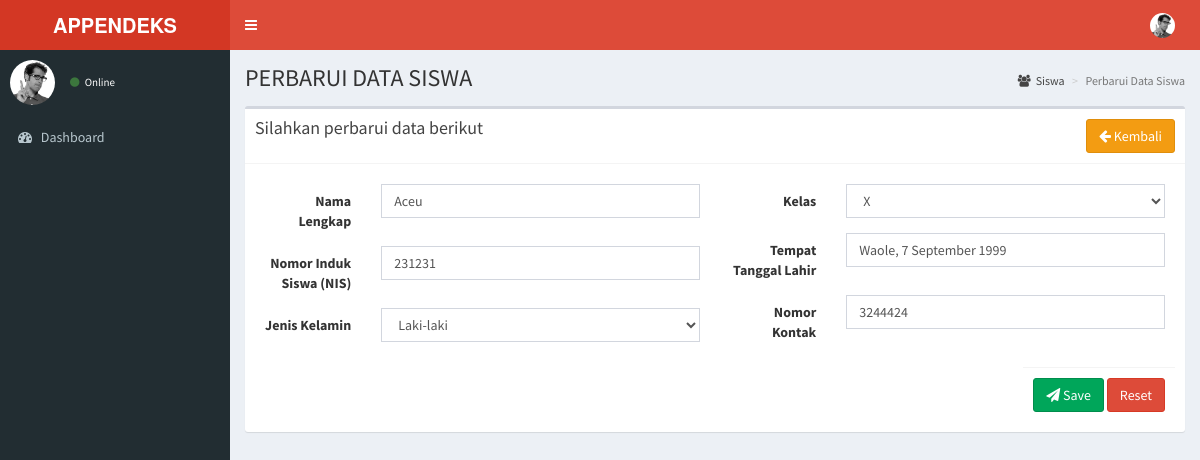
/siswa/edit/1, run on the app's committed database.
### tables this page shows
CREATE TABLE `siswa` (
  `id_siswa` int(3) NOT NULL,
  `id_level` int(2) NOT NULL DEFAULT 3,
  `nama_siswa` varchar(30) NOT NULL,
  `nis` varchar(20) NOT NULL,
  `jurusan` enum('IPA-1','IPA-2','IPS-1','IPS-2') NOT NULL,
  `kelas` enum('X','XI','XII') NOT NULL,
  `jenis_kelamin` enum('Laki-laki','Perempuan') NOT NULL,
  `ttl` text NOT NULL,
  `no_hp` int(13) NOT NULL,
  `username` varchar(10) NOT NULL,
  `password` text NOT NULL
);

### application/libraries/Template.php (called while the page is built)
<?php
class Template {
    var $template_data = array();
    function set($name, $value) {
        $this->template_data[$name] = $value;
    }
    function load($template = '', $view = '', $view_data = array(), $return = FALSE) {
        $this->CI = &get_instance();
        $this->set('contents', $this->CI->load->view($view, $view_data, TRUE));
        return $this->CI->load->view($template, $this->template_data, $return);
    }
}

### application/controllers/Siswa.php (called while the page is built, shortened)
<?php
class Siswa extends CI_Controller {
    public function edit($id) {
        $this->form_validation->set_rules('nama_siswa', 'Nama', 'required|min_length[3]');
        $this->form_validation->set_rules('nis', 'Nis', 'required');
        $this->form_validation->set_rules('jenis_kelamin', 'Jenis Kelamin', 'required');
        $this->form_validation->set_rules('kelas', 'Kelas', 'required');
        $this->form_validation->set_rules('ttl', 'TTL', 'required');
        $this->form_validation->set_rules('no_hp', 'No Hp', 'required');
        $this->form_validation->set_message('required', '%s tidak boleh kosong');
        $this->form_validation->set_message('min_length', '{field} minimal 3 karakter');
        $this->form_validation->set_message('is_unique', '{field} telah digunakan');
        $this->form_validation->set_error_delimiters('<span class="help-block">', '</span>');
        if ($this->form_validation->run() == FALSE) {
            $query = $this->siswa_model->get($id);
            if ($query->num_rows() > 0) {
                $data['row'] = $query->row();
                $this->template->load('template', 'siswa/siswa_edit', $data);
            } else {
                echo "<script>alert('data tidak ditemukan');</script>";
                redirect('siswa');
            }
        } else {
            $post = $this->input->post(null, TRUE);
            $this->siswa_model->edit($post);
            if ($this->db->affected_rows() > 0) { echo "<script>alert('data berhasil di simpan');</script>"; }
            redirect('siswa');
        }
    }
}

### index.php (called while the page is built, shortened)
<?php
require_once BASEPATH.'core/CodeIgniter.php';

### application/models/Siswa_model.php (called while the page is built, shortened)
<?php
class Siswa_model extends CI_Model {
    public function get($id = null) {
        $this->db->from('siswa')->join('level', 'level.id_level = siswa.id_level');
        if ($id != null) { $this->db->where('id_siswa', $id); }
        $query = $this->db->get();
        return $query;
    }
}

### application/views/siswa/siswa_edit.php (the view, shortened to what this page needs)
<section class="content-header">
    <h1>PERBARUI DATA SISWA</h1>
    <ol class="breadcrumb">
        <li><a href="#"><i class="fa fa-users"></i>Siswa</a></li>
        <li class="active">Perbarui Data Siswa</li>
    </ol>
</section>
<section class="content">
    <div class="box">
        <div class="box-header with-border">
            <h3 class="box-title">Silahkan perbarui data berikut</h3>
            <div class="pull-right"><a href="<?= site_url('siswa') ?>" class="btn btn-warning"><i class="fa fa-arrow-left"></i> Kembali</a></div>
        </div>
        <div class="box-body">
            <form class="form-horizontal" action="" method="post">
                <div class="box-body">
                    <div class="row">
                        <div class="col-md-6">
                            <div class="form-group  <?= form_error('nama_siswa') ? 'has-error' : null ?>">
                                <label class="col-sm-3 control-label">Nama Lengkap</label>
                                <div class="col-sm-9">
                                    <input type="text" name="nama_siswa" value="<?= $row->nama_siswa; set_value('nama_siswa'); ?>" class="form-control">
                                </div>
                            </div>
                            <div class="form-group <?= form_error('nis') ? 'has-error' : null ?>">
                                <label class="col-sm-3 control-label">Nomor Induk Siswa (NIS)</label>
                                <div class="col-sm-9">
                                    <input type="number" name="nis" value="<?= $row->nis; set_value('nis') ?>" class="form-control">
                                </div>
                            </div>
                            <div class="form-group <?= form_error('jenis_kelamin') ? 'has-error' : null ?>">
                                <label class="col-sm-3 control-label">Jenis Kelamin</label>
                                <div class="col-sm-9">
                                    <select name="jenis_kelamin" value="<?= $row->jenis_kelamin; set_value('jenis_kelamin') ?>" class="form-control">
                                        <option value="Laki-laki" <?=( ($row->jenis_kelamin=='Laki-laki') ? 'selected' : '');?>>Laki-laki</option>
                                    </select>
                                </div>
                            </div>
                        </div>
                        <div class="col-md-6">
                            <div class="form-group <?= form_error('kelas') ? 'has-error' : null ?>">
                                <label class="col-sm-3 control-label">Kelas</label>
                                <div class="col-sm-9">
                                    <select name="kelas" value="<?= $row->kelas; set_value('kelas') ?>" class="form-control">
                                        <option value="X" <?=( ($row->kelas=='X') ? 'selected' : '');?>>X</option>
                                    </select>
                                </div>
                            </div>
                            <div class="form-group <?= form_error('ttl') ? 'has-error' : null ?>">
                                <label class="col-sm-3 control-label">Tempat Tanggal Lahir</label>
                                <div class="col-sm-9">
                                    <input type="text" name="ttl" value="<?= $row->ttl; set_value('ttl') ?>" class="form-control">
                                </div>
                            </div>
                            <div class="form-group <?= form_error('no_hp') ? 'has-error' : null ?>">
                                <label class="col-sm-3 control-label">Nomor Kontak</label>
                                <div class="col-sm-9">
                                    <input type="number" name="no_hp" value="<?= $row->no_hp; set_value('no_hp') ?>" class="form-control">
                                </div>
                            </div>
                            </div>
                    </div>
                </div>
                <div class="box-footer pull-right">
                    <button type="submit" class="btn btn-success"><i class="fa fa-paper-plane"></i> Save</button>
                    <button type="reset" class="btn btn-danger"> Reset</button>
                </div>
            </form>
        </div>
    </div>
</section>

### data on the page
siswa: nama_siswa "Aceu", nis "231231", jenis_kelamin "Laki-laki", kelas "X", ttl "Waole, 7 September 1999", no_hp "3244424"
